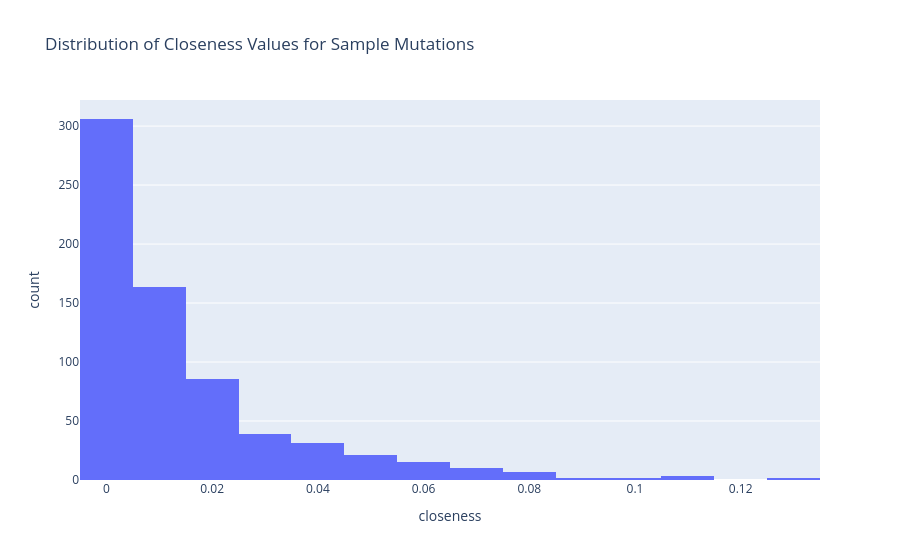

Notebook source saved alongside this figure:
### Code cell
# Plot of closeness values

import plotly.express as px

fig = px.histogram(placement_df, x="closeness", nbins=20, title="Distribution of Closeness Values for Sample Mutations")

fig

### Figure 1 — Plotly figure (JSON) as saved in the notebook; plotly's stock layout.template omitted (floating-point values rounded to 4 significant figures; data arrays with more than 128 entries replaced by an {"elided": "..."} marker saying what was removed)
{"data": [{"bingroup": "x", "hovertemplate": "closeness=%{x}<br>count=%{y}<extra></extra>", "legendgroup": "", "marker": {"color": "#636efa", "pattern": {"shape": ""}}, "name": "", "nbinsx": 20, "orientation": "v", "showlegend": false, "type": "histogram", "x": {"elided": "688 float values"}, "xaxis": "x", "yaxis": "y"}], "layout": {"barmode": "relative", "legend": {"tracegroupgap": 0}, "title": {"text": "Distribution of Closeness Values for Sample Mutations"}, "xaxis": {"anchor": "y", "domain": [0, 1], "title": {"text": "closeness"}}, "yaxis": {"anchor": "x", "domain": [0, 1], "title": {"text": "count"}}}}
